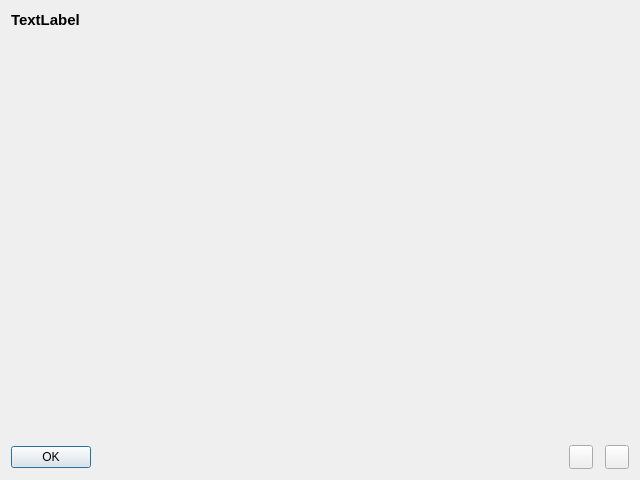
<?xml version="1.0" encoding="UTF-8"?>
<ui version="4.0">
 <class>HintboxDialog</class>
 <widget class="QDialog" name="HintboxDialog">
  <property name="geometry">
   <rect>
    <x>0</x>
    <y>0</y>
    <width>640</width>
    <height>480</height>
   </rect>
  </property>
  <property name="windowTitle">
   <string>Dialog</string>
  </property>
  <layout class="QVBoxLayout" name="verticalLayout">
   <item>
    <widget class="QLabel" name="labelHintboxTitle">
     <property name="font">
      <font>
       <pointsize>11</pointsize>
       <bold>true</bold>
      </font>
     </property>
     <property name="text">
      <string>TextLabel</string>
     </property>
    </widget>
   </item>
   <item>
    <widget class="QStackedWidget" name="hitboxStackedWidget"/>
   </item>
   <item>
    <layout class="QHBoxLayout" name="horizontalLayout_2">
     <item>
      <widget class="QDialogButtonBox" name="buttonBox">
       <property name="layoutDirection">
        <enum>Qt::LayoutDirection::RightToLeft</enum>
       </property>
       <property name="autoFillBackground">
        <bool>false</bool>
       </property>
       <property name="orientation">
        <enum>Qt::Orientation::Horizontal</enum>
       </property>
       <property name="standardButtons">
        <set>QDialogButtonBox::StandardButton::Ok</set>
       </property>
      </widget>
     </item>
     <item>
      <layout class="QHBoxLayout" name="horizontalLayout">
       <item>
        <spacer name="horizontalSpacer">
         <property name="orientation">
          <enum>Qt::Orientation::Horizontal</enum>
         </property>
         <property name="sizeHint" stdset="0">
          <size>
           <width>40</width>
           <height>20</height>
          </size>
         </property>
        </spacer>
       </item>
       <item>
        <widget class="QPushButton" name="pushButtonPrevious">
         <property name="minimumSize">
          <size>
           <width>24</width>
           <height>24</height>
          </size>
         </property>
         <property name="maximumSize">
          <size>
           <width>24</width>
           <height>24</height>
          </size>
         </property>
         <property name="text">
          <string/>
         </property>
         <property name="icon">
          <iconset resource="../../res/resources.qrc">
           <normaloff>:/icons/general/ic-previous.png</normaloff>:/icons/general/ic-previous.png</iconset>
         </property>
         <property name="iconSize">
          <size>
           <width>24</width>
           <height>24</height>
          </size>
         </property>
        </widget>
       </item>
       <item>
        <widget class="QWidget" name="paginationCircles" native="true"/>
       </item>
       <item>
        <widget class="QPushButton" name="pushButtonNext">
         <property name="minimumSize">
          <size>
           <width>24</width>
           <height>24</height>
          </size>
         </property>
         <property name="maximumSize">
          <size>
           <width>24</width>
           <height>24</height>
          </size>
         </property>
         <property name="text">
          <string/>
         </property>
         <property name="icon">
          <iconset resource="../../res/resources.qrc">
           <normaloff>:/icons/general/ic-next.png</normaloff>:/icons/general/ic-next.png</iconset>
         </property>
         <property name="iconSize">
          <size>
           <width>24</width>
           <height>24</height>
          </size>
         </property>
        </widget>
       </item>
      </layout>
     </item>
    </layout>
   </item>
  </layout>
 </widget>
 <resources>
  <include location="../../res/resources.qrc"/>
 </resources>
 <connections>
  <connection>
   <sender>buttonBox</sender>
   <signal>accepted()</signal>
   <receiver>HintboxDialog</receiver>
   <slot>accept()</slot>
   <hints>
    <hint type="sourcelabel">
     <x>248</x>
     <y>254</y>
    </hint>
    <hint type="destinationlabel">
     <x>157</x>
     <y>274</y>
    </hint>
   </hints>
  </connection>
  <connection>
   <sender>buttonBox</sender>
   <signal>rejected()</signal>
   <receiver>HintboxDialog</receiver>
   <slot>reject()</slot>
   <hints>
    <hint type="sourcelabel">
     <x>316</x>
     <y>260</y>
    </hint>
    <hint type="destinationlabel">
     <x>286</x>
     <y>274</y>
    </hint>
   </hints>
  </connection>
 </connections>
</ui>
